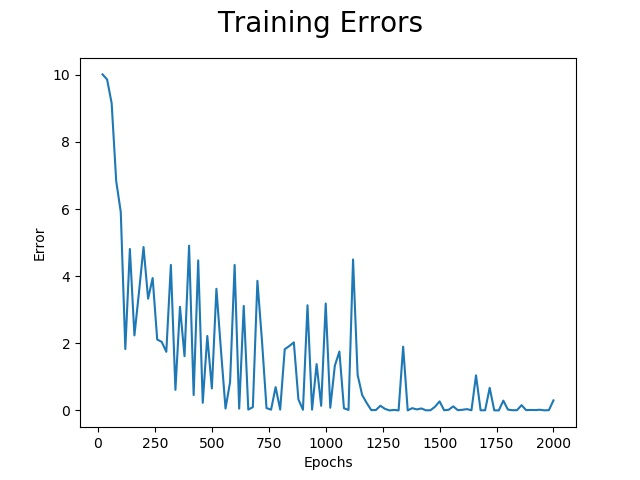
#> input picture training_error.jpg, 640 x 480 px; its folder holds only this picture in this run
$ python -i imageConverter.py   (imports and definitions only)   (older library calls are emulated)
#> lines starting #> are read from the running program, lines starting #| are printed output that depends on the picture
# AUTHOR: Unknown
# ADAPTED BY: @toderesa97

from PIL import Image
from PIL.Image import ANTIALIAS
import os

from os import path


def resizeImage(infile, output_dir="", folderName="",  size=(140, 80), verbose=True,
                appended_watermark="_resized",extension="JPEG", grayScale=True):

#> called with infile = 'training_error.jpg', output_dir = '', folderName = '', size = (140, 80), verbose = True, appended_watermark = '_resized', extension = 'JPEG', grayScale = True
    outfile = os.path.splitext(infile)
    ext = outfile[len(outfile) - 1]
    filename = outfile[len(outfile) - 2] + appended_watermark + ext
    filename = filename.split("/")
    filename = filename[len(filename) - 1]
    max_width, max_height = size
    if infile != outfile:
        try:
            im = Image.open(infile)
#> im is the input picture: PIL image 640x480 RGB; mean R, G, B 245.2, 247.6, 248.8
            src_width, src_height = im.size
#> src_width = 640; src_height = 480
            src_ratio = float(src_width) / float(src_height)
#> src_ratio = 1.33
            dst_width, dst_height = max_width, max_height
            dst_ratio = float(dst_width) / float(dst_height)

            if dst_ratio < src_ratio:
                crop_height = src_height
                crop_width = crop_height * dst_ratio
                x_offset = float(src_width - crop_width) / 2
                y_offset = 0
            else:
                crop_width = src_width
#> crop_width = 640
                crop_height = crop_width / dst_ratio
#> crop_height = 365.7
                x_offset = 0
                y_offset = float(src_height - crop_height) / 3
#> y_offset = 38.1
            img = im.crop((x_offset, y_offset, x_offset + int(crop_width), y_offset + int(crop_height)))
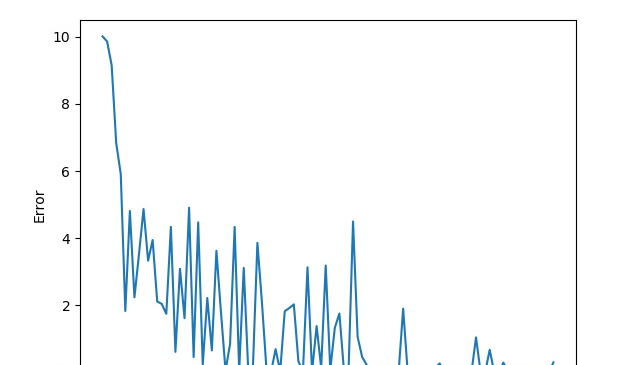
#> img: PIL image 640x365 RGB; mean R, G, B 245.9, 248.7, 250.2
            img = img.resize((dst_width, dst_height), ANTIALIAS)
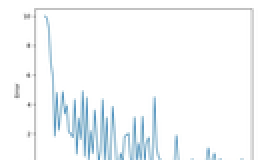
#> img: PIL image 140x80 RGB (shown 2 times larger); mean R, G, B 245.4, 248.3, 249.9
            if grayScale:
                img = img.convert("L")
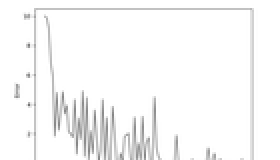
#> img: PIL image 140x80 L (shown 2 times larger); min 113, max 255, mean 247.6
            if verbose:
                print("SAVING -> " + output_dir + "/" + filename)
            img.save(output_dir + "/" + folderName +"/"+ filename, extension)
        except IOError:
            if verbose:
                print("FATAL ERROR WHILST OPENING IMAGE OR SAVING")


# This class takes from a list of images where the dimensions are not the same
# and convert all images to an standard size (140x80) and 1 channel (8-bit color)
# Converted images are placed within IMGR/{type}. Just create the directories if they did not exist
# Code explanation
#
#   for file in os.listdir(<actual_data_set_of_non_standard_images>):
#       resizeImage(<image>, <destination_folder>)
#
#

def convertSet(fromDirectory, toDirectory, folderName, size=(140, 80), verbose=True,
               appended_watermark="_resized", extension="JPEG", grayScale=True):
    if not os.path.exists(toDirectory):
        directory_to_create = path.dirname(path.abspath(__file__), ) + "/" + toDirectory;
        if verbose:
            print("Creating directory "+ directory_to_create)
        os.makedirs(directory_to_create)
    if not os.path.exists(toDirectory + "/" + folderName):
        folderName_to_create = path.dirname(path.abspath(__file__), ) + "/" + toDirectory + "/" + folderName;
        if verbose:
            print("Creating folder "+ folderName_to_create)
        os.makedirs(folderName_to_create)
    for file in os.listdir(fromDirectory):
        resizeImage(fromDirectory + "/" + file, toDirectory, folderName, size, verbose, appended_watermark, extension, grayScale)


# CAVEAT : <from directory> must obviously exist. The other one is created if it does not exist
size = (140, 80)
waterMark = "_resized"
ext = "JPEG"
#convertSet("DATASET/cars", "IMGR", "car", size, False, waterMark, ext, True)
#convertSet("DATASET/MOTORBIKE", "IMGR", "motorbike", size, False, waterMark, ext, True)
# [1 line not run here, left out]

>>> result = resizeImage('training_error.jpg')

$ run again, on val_error.jpg
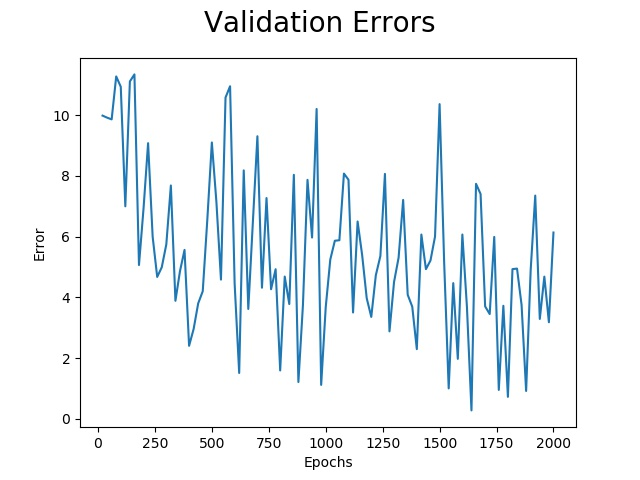
#> input picture val_error.jpg, 640 x 480 px
#> in resizeImage, im is the input picture: PIL image 640x480 RGB; mean R, G, B 239.9, 244.2, 246.5
#> in resizeImage, `img = img.resize((dst_width, dst_height), ANTIALIAS)`:
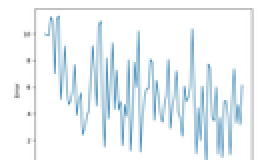
#> img: PIL image 140x80 RGB (shown 2 times larger); mean R, G, B 237.4, 243.3, 246.6
#> in resizeImage, `img = img.convert("L")`:
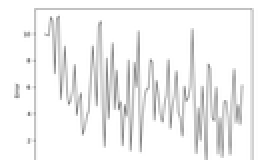
#> img: PIL image 140x80 L (shown 2 times larger); min 125, max 255, mean 242
